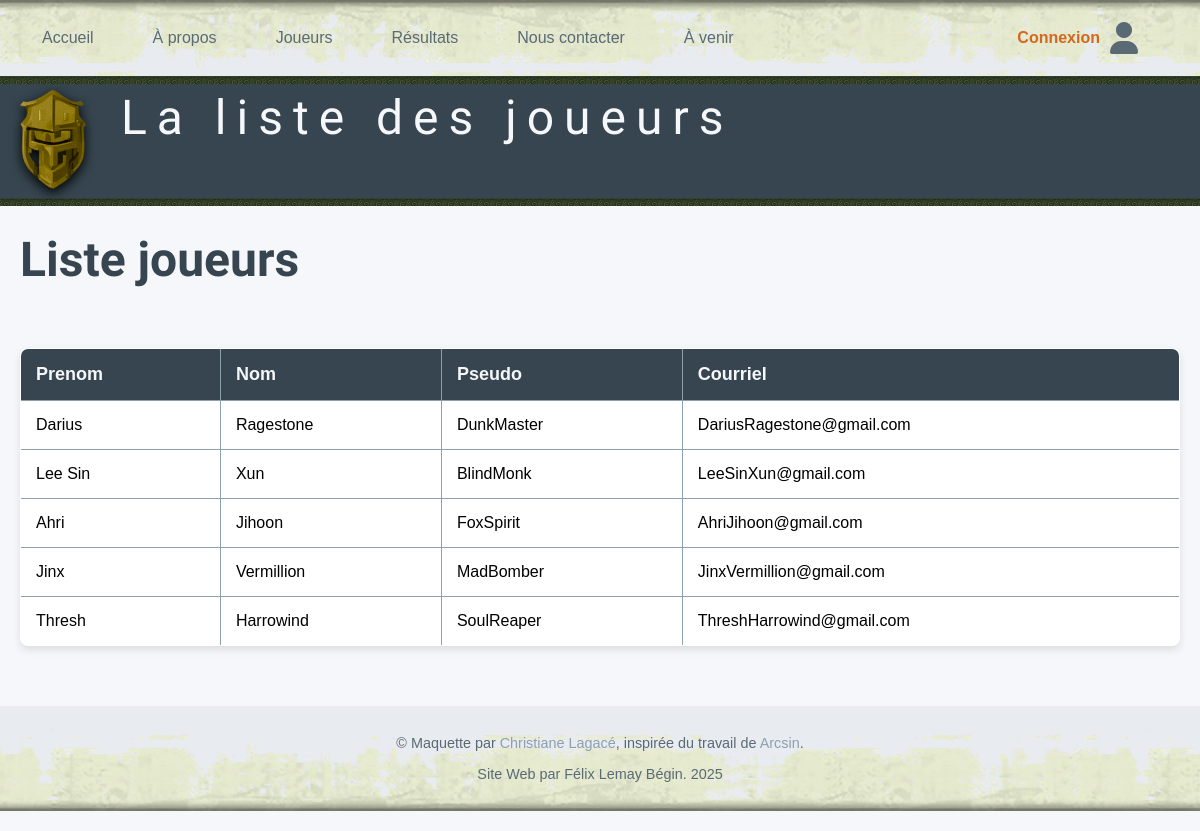
/joueurs.php, run on the app's committed database.
### tables this page shows
CREATE TABLE pages (
  id int NOT NULL PRIMARY KEY AUTO_INCREMENT,
  url varchar(255) NOT NULL UNIQUE,
  titre varchar(60) NOT NULL,
  description varchar(150) NOT NULL,
  h1 varchar(100) NOT NULL,
  accroche varchar(255) DEFAULT NULL,
  public boolean NOT NULL,
  texte text NOT NULL,
  modification timestamp NOT NULL
);

CREATE TABLE joueurs (
  id int NOT NULL PRIMARY KEY AUTO_INCREMENT,
  nomfamille varchar(50) NOT NULL,
  prenom varchar(50) NOT NULL,
  pseudo varchar(50) NOT NULL UNIQUE,
  courriel varchar(100) NOT NULL UNIQUE,
  dateinscription timestamp DEFAULT NULL,
  actif boolean DEFAULT NULL
);

### include/configuration.inc (called while the page is built, shortened)
<?php
$supabase_pooler_url = getenv('SUPABASE_POOLER_URL');
if ($supabase_pooler_url)
{
    $parsed = parse_url($supabase_pooler_url);
    if (!$parsed || !isset($parsed['host'], $parsed['user'], $parsed['pass'], $parsed['path']))
    {
        die("L'URL de connexion Supabase est invalide ou mal formée.");
    }
    $host   = $parsed['host'];
    $port   = $parsed['port'] ?? 5432;
    $user   = $parsed['user'];
    $pass   = $parsed['pass'];
    $dbname = ltrim($parsed['path'], '/');
    $dsn    = "pgsql:host=$host;port=$port;dbname=$dbname";
    try
    {
        $pdo = new PDO($dsn, $user, $pass, [
            PDO::ATTR_ERRMODE => PDO::ERRMODE_EXCEPTION,
            PDO::ATTR_DEFAULT_FETCH_MODE => PDO::FETCH_ASSOC
        ]);
    }
    catch (PDOException $e)
    {
        die("Erreur de connexion PostgreSQL : " . $e->getMessage());
    }
}
else
{
    $dbHost = getenv('MYSQL_HOST')     ?: 'localhost';
    $dbName = getenv('MYSQL_DATABASE') ?: 'db_name';
    $dbUser = getenv('MYSQL_USER')     ?: 'user';
    $dbPass = getenv('MYSQL_PASSWORD') ?: 'pass';
    $dsn    = "mysql:host={$dbHost};dbname={$dbName};charset=utf8mb4";
    try
    {
        $pdo = new PDO($dsn, $dbUser, $dbPass, [
            PDO::ATTR_ERRMODE => PDO::ERRMODE_EXCEPTION,
            PDO::ATTR_DEFAULT_FETCH_MODE => PDO::FETCH_ASSOC
        ]);
    }
    catch (PDOException $e)
    {
        die("Erreur de connexion MySQL : " . $e->getMessage());
    }
}
    $nomPage = basename($_SERVER['SCRIPT_NAME']);
    $requete = "SELECT titre, description, h1, texte FROM pages WHERE url = :url";
    $stmt = $pdo->prepare($requete);
    $stmt->bindParam(':url', $nomPage);
    $stmt->execute();
    $resultat = $stmt->fetch(PDO::FETCH_ASSOC);
    if ($resultat)
    {
        $titre = $resultat['titre'];
        $h1 = $resultat['h1'];
    }
    else
    {
        $titre = "Page introuvable";
        $description = "Aucune description disponible.";
        $h1 = "Erreur 404";
        $texte = "<p>La page demandée n'existe pas.</p>";
    }
?>

### joueurs.php (the view, shortened to what this page needs)
<?php
require_once 'include/configuration.inc';
require_once 'include/entete.inc';
try {
    $requete = "SELECT nomfamille, prenom, pseudo, courriel FROM joueurs";
    $stmt = $pdo->prepare($requete);
    $stmt->execute();
    $liste_joueurs = $stmt->fetchAll(PDO::FETCH_ASSOC);
    if ($liste_joueurs) {
        echo "<table class='table'>";
        echo "<tr>";
        echo "<th>Prenom</th>";
        echo "<th>Nom</th>";
        echo "<th>Pseudo</th>";
        echo "<th>Courriel</th>";
        echo "</tr>";
        foreach ($liste_joueurs as $joueur) {
            echo "<tr>";
            echo "<td>" . htmlspecialchars($joueur['prenom']) . "</td>";
            echo "<td>" . htmlspecialchars($joueur['nomfamille']) . "</td>";
            echo "<td>" . htmlspecialchars($joueur['pseudo']) . "</td>";
            echo "<td>" . htmlspecialchars($joueur['courriel']) . "</td>";
            echo "</tr>";
        }
        echo "</table>";
    } else {
        echo "<p class='message-erreur'>Aucun joueur trouvé.</p>";
    }
} catch (PDOException $e) {
    echo "<p class='message-erreur'>Erreur lors de la récupération des joueurs : " . htmlspecialchars($e->getMessage()) . "</p>";
}
require ('include/pied-page.inc');
?>

### include/entete.inc (shortened to what this page needs)
<?php
echo "<!DOCTYPE html>";
echo "<html lang='fr-CA'>";
echo "<head>";
echo "    <link rel='stylesheet' href='css/style.css'>";
echo "    <link rel='stylesheet' href='css/mes-styles.css'>";
echo "</head>";
echo "<body>";
echo "<nav>";
echo "  <div class='nav-container'>";
echo "    <div class='nav-gauche'>";
echo "      <a href='index.php'>Accueil</a>";
echo "      <a href='a-propos.php'>À propos</a>";
echo "      <a href='joueurs.php'>Joueurs</a>";
echo "      <a href='resultats.php'>Résultats</a>";
echo "      <a href='formulaire-contact.php'>Nous contacter</a>";
echo "      <a href='a-venir.php'>À venir</a>";
echo "    </div>";
echo "    <div class='nav-droite'>";
if (isset($_SESSION['usager'])) {
    echo '<a href="deconnecter.php" class="icone-auth" title="Déconnexion">';
    echo '<i class="fas fa-sign-out-alt"></i>';
    echo '</a>';
} else {
    echo '<a href="formulaire-authentification.php" class="icone-auth" title="Connexion">';
    echo '<span class="texte-auth">Connexion</span> <i class="fas fa-user"></i>';
    echo '</a>';
}
echo "    </div>";
echo "  </div>";
echo "</nav>";
echo "<div class='separation'></div>";
echo "<header>";
echo "    <div class='logo-text container'>";
echo "        <div class='logo'><img src='../medias/commun/LogoLANParty.png'></div>";
echo "        <div>";
echo "            <div class= title>$titre</div>";
echo "        </div>";
echo "    </div>";
echo "</header>";
echo "<div class='separation'></div>";
echo "<div id='main'>";
echo "    <div class='container'>";
echo "        <h1>$h1</h1>";
echo "        <div class='items'>";

### css/style.css (style rules this page uses)
:root { --couleur-principale-fonce: #36454F; --couleur-principale-pale: #5A6A75; --couleur-principale-tres-pale: #8CA0AE; --couleur-secondaire-fonce: #E8EBEF; --couleur-secondaire-pale: #F5F7FA; --couleur-punch-fonce: #8B4513; --couleur-punch-pale: #D2691E; }
* { box-sizing: border-box; }
body { display: flex; min-height: 100vh; flex-direction: column; margin: 0; font-family: "Lucida Sans Unicode", sans-serif; }
a { color: var(--couleur-punch-pale); text-decoration: none; }
.container { max-width: 1200px; margin: 0 auto; padding: 0 20px; }
#main { flex: 1; background-color: var(--couleur-secondaire-pale); padding: 10px 0 20px 0; }
header { background-color: var(--couleur-principale-fonce); color: var(--couleur-secondaire-pale); padding: 5px 0; }
header .title { font-family: "Hurricane", serif; font-size: 3em; letter-spacing: 10px; }
header .logo img { filter: drop-shadow(0px 4px 6px rgba(0, 0, 0, 1.2)); }
nav { height: 55px; padding-top: 20px; background: url('../medias/commun/bg-nav.png') repeat-x; }
nav a { color: var(--couleur-principale-pale); text-decoration: none; padding: 7px 12px; border-radius: 8px; margin-right: 20px; }
.logo-text { display:flex; gap: 35px; }
h1 { font-family: "Hurricane", serif; font-size: 3em; color: var(--couleur-principale-fonce); margin: 15px 0; }
nav, footer { background-color: var(--couleur-secondaire-fonce); }
.separation { height: 8px; background: url('../medias/commun/pattern.png') repeat-x; }
.items { display: flex; gap: 40px; flex-wrap: wrap; margin: 40px 0; align-items: stretch; }

### css/mes-styles.css (style rules this page uses)
i { font-size: 2em; }
[class^="item"] { background-size: cover; background-position: center; }
.table { width: 100%; margin: 20px auto; border-collapse: collapse; background: white; box-shadow: 0 4px 8px rgba(0, 0, 0, 0.1); border-radius: 8px; overflow: hidden; text-align: left; }
.table, .table th, .table td { border: 1px solid var(--couleur-principale-tres-pale); padding: 15px; }
.table th { background: var(--couleur-principale-fonce); color: var(--couleur-secondaire-pale); font-size: 18px; }
nav { width: 100%; padding-top: 0 !important; height: auto; display: flex; justify-content: space-between; align-items: center; background: url('../medias/commun/bg-nav.png') repeat-x; background-color: var(--couleur-secondaire-fonce); }
.nav-container { display: flex; justify-content: space-between; align-items: center; padding: 15px 30px; flex-wrap: wrap; width: 100%; max-width: none; margin: 0; }
.nav-gauche, .nav-droite { display: flex; align-items: center; gap: 15px; }
.nav-gauche a, .nav-droite a { margin-right: 20px; color: var(--couleur-principale-pale); text-decoration: none; font-weight: 500; padding: 7px 12px; border-radius: 8px; }
.texte-auth { color: var(--couleur-punch-pale); margin-right: 10px; font-weight: bold; display: inline-block; white-space: nowrap; }
.icone-auth { color: var(--couleur-secondaire-pale); text-decoration: none; display: flex; align-items: center; }

### data on the page
pages: titre "La liste des joueurs", h1 "Liste joueurs"
joueurs: prenom "Darius", nomfamille "Ragestone", pseudo "DunkMaster", courriel "DariusRagestone@gmail.com"
joueurs: prenom "Lee Sin", nomfamille "Xun", pseudo "BlindMonk", courriel "LeeSinXun@gmail.com"
joueurs: prenom "Ahri", nomfamille "Jihoon", pseudo "FoxSpirit", courriel "AhriJihoon@gmail.com"
joueurs: prenom "Jinx", nomfamille "Vermillion", pseudo "MadBomber", courriel "JinxVermillion@gmail.com"
joueurs: prenom "Thresh", nomfamille "Harrowind", pseudo "SoulReaper", courriel "ThreshHarrowind@gmail.com"

### other printed values
$annee "2025"
